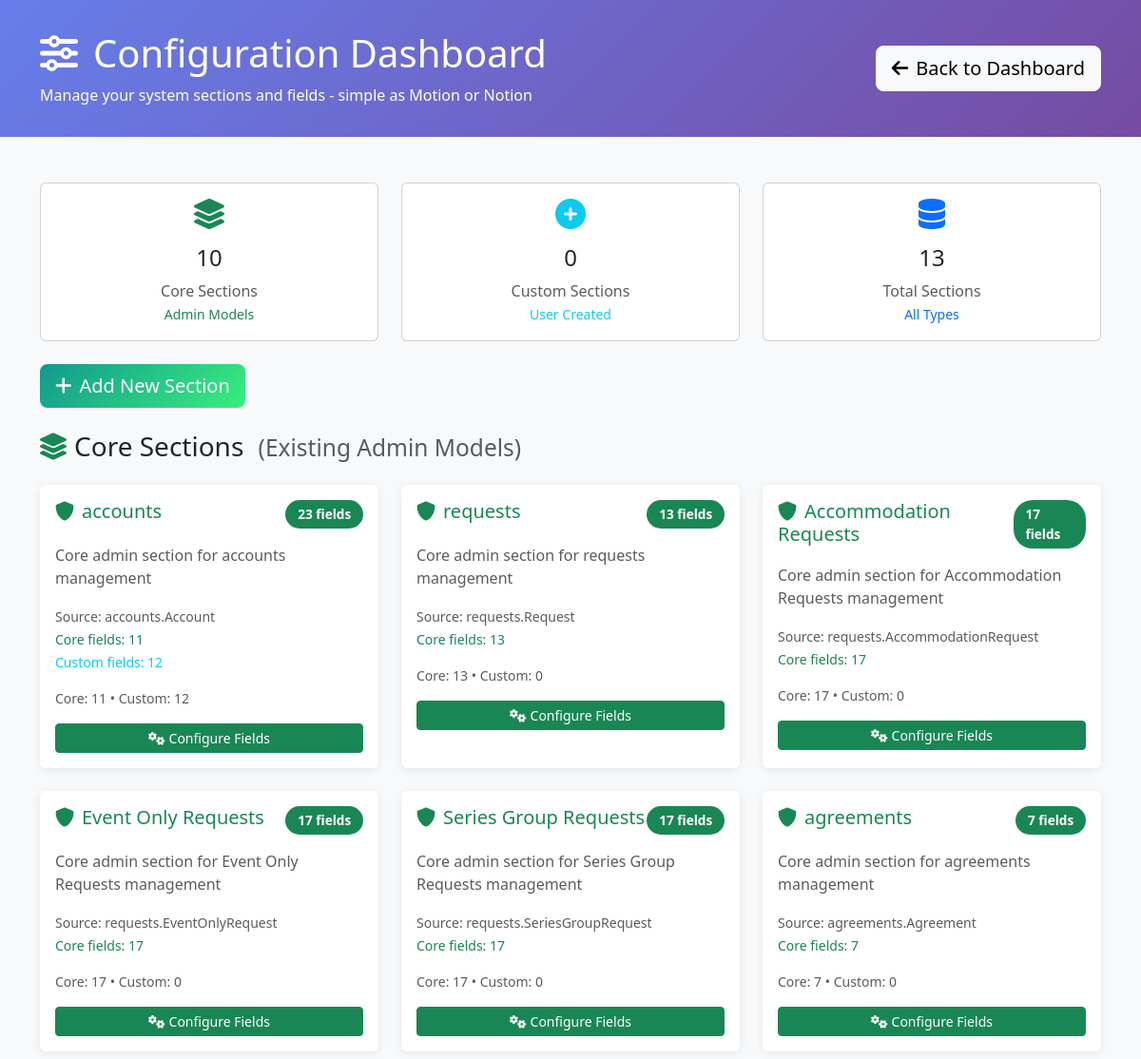
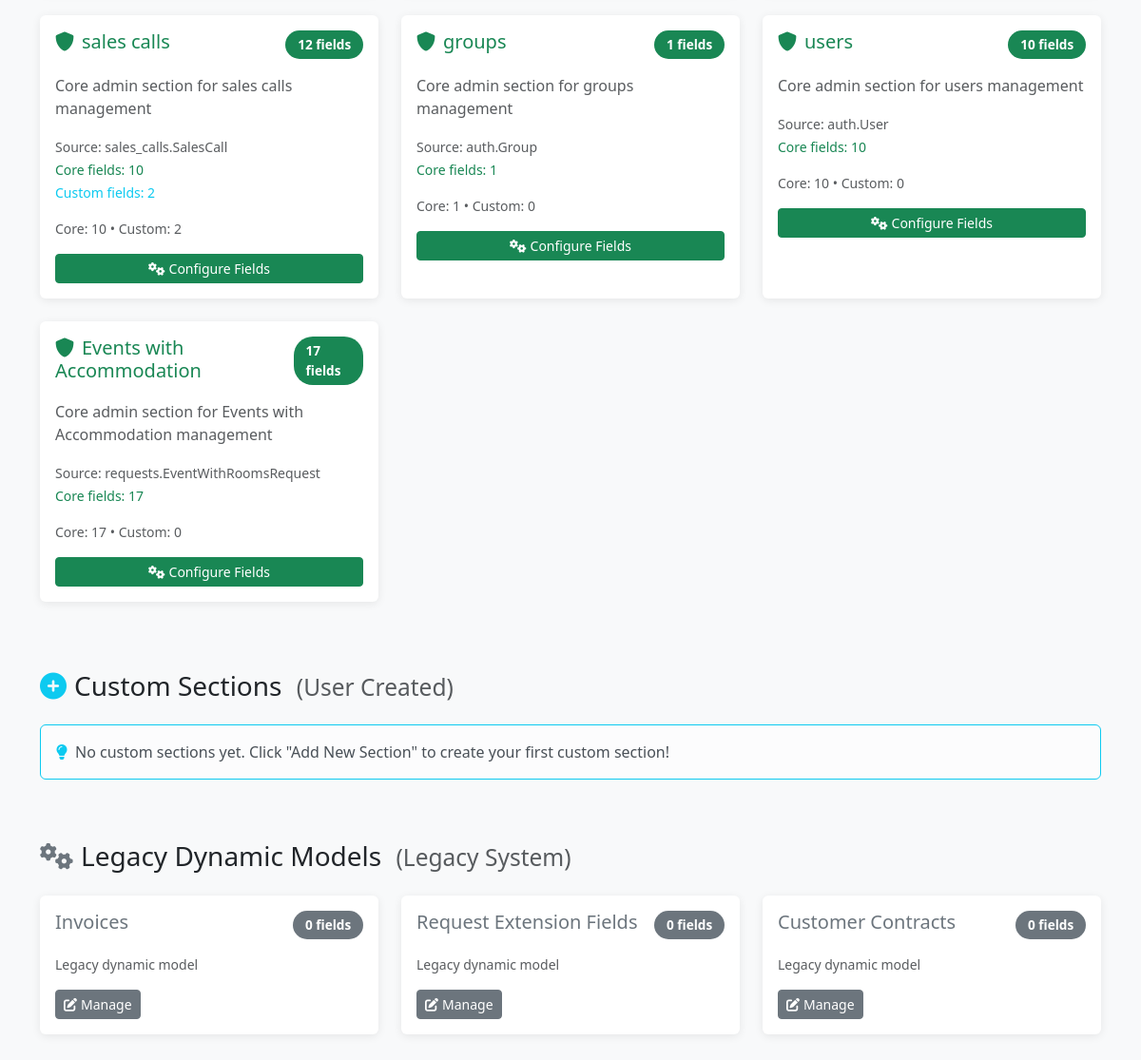
The app's page /configuration/ (signed in) with its own data (2 pictures, top to bottom).
### requests/models.py (models this page shows, shortened)
class DynamicSection(models.Model):
    name = models.CharField(max_length=255, unique=True, help_text="Internal section name")
    display_name = models.CharField(max_length=255, help_text="Display name shown to users")
    description = models.TextField(blank=True, help_text="Description of this section's purpose")
    order = models.IntegerField(default=100, help_text="Display order")
    is_core_section = models.BooleanField(default=False, help_text="True if this represents an existing admin model")
    source_model = models.CharField(max_length=255, blank=True, help_text="Full model name (e.g. 'accounts.Account') for core sections")
    created_at = models.DateTimeField(auto_now_add=True)
    updated_at = models.DateTimeField(auto_now=True)
    class Meta:
        verbose_name = "Dynamic Section"
        verbose_name_plural = "Dynamic Sections"
        ordering = ['is_core_section', 'order', 'name']

class DynamicModel(models.Model):
    name = models.CharField(max_length=100, unique=True, help_text="Model name (e.g., 'Invoice')")
    app_label = models.CharField(max_length=100, default='requests', help_text="Django app where model belongs")
    table_name = models.CharField(max_length=100, unique=True, help_text="Database table name")
    display_name = models.CharField(max_length=100, help_text="Human-readable name for admin")
    description = models.TextField(blank=True, help_text="Description of this model's purpose")
    ordering_fields = models.JSONField(default=list, help_text="Fields to use for default ordering")
    is_active = models.BooleanField(default=True, help_text="Whether this model is active in the system")
    created_at = models.DateTimeField(auto_now_add=True)
    updated_at = models.DateTimeField(auto_now=True)
    class Meta:
        verbose_name = "Dynamic Model"
        verbose_name_plural = "Dynamic Models"
        ordering = ['name']

### requests/configuration_views.py (the view, shortened to what this page needs)
# urls.py: path('', configuration_views.configuration_dashboard, name='dashboard'),
@staff_member_required
def configuration_dashboard(request):
    from requests.services.admin_model_detector import AdminModelDetector
    from requests.models import DynamicSection
    detector = AdminModelDetector()
    detector.sync_core_sections()
    core_sections = []
    for section in DynamicSection.objects.filter(is_core_section=True).order_by('order', 'name'):
        core_fields = section.fields.filter(is_core_field=True)
        custom_fields = section.fields.filter(is_core_field=False)
        core_sections.append({
            'id': section.id,
            'name': section.name,
            'display_name': section.display_name,
            'description': section.description,
            'source_model': section.source_model,
            'core_field_count': core_fields.count(),
            'custom_field_count': custom_fields.count(),
            'total_fields': section.fields.count(),
            'is_core': True,
            'admin_url': f'/admin/{section.source_model.lower().replace(".", "/")}/' if section.source_model else None
        })
    custom_sections = []
    dynamic_models = []
    for dm in DynamicModel.objects.filter(is_active=True):
        field_count = dm.fields.filter(is_active=True).count()
        dynamic_models.append({
            'id': dm.id,
            'name': f"{dm.app_label}.{dm.name}",
            'display_name': dm.display_name,
            'field_count': field_count,
            'is_core': False,
            'model': dm
        })
    context = {
        'core_sections': core_sections,
        'custom_sections': custom_sections,
        'dynamic_models': dynamic_models,  # Legacy support
        'total_core_sections': len(core_sections),
        'total_custom_sections': len(custom_sections),
        'total_sections': len(core_sections) + len(custom_sections) + len(dynamic_models)
    }
    return render(request, 'configuration/dashboard.html', context)

### requests/templates/configuration/dashboard.html (shortened to what this page needs)
<!DOCTYPE html>
<html lang="en">
<head>
    <link href="https://cdn.jsdelivr.net/npm/bootstrap@5.3.0/dist/css/bootstrap.min.css" rel="stylesheet">
    <link href="https://cdnjs.cloudflare.com/ajax/libs/font-awesome/6.0.0/css/all.min.css" rel="stylesheet">
</head>
<body class="bg-light">
    <div class="config-header">
        <div class="container">
            <div class="row align-items-center">
                <div class="col-md-8">
                    <h1 class="mb-2">
                        <i class="fas fa-sliders-h me-3"></i>Configuration Dashboard
                    </h1>
                    <p class="mb-0 opacity-90">
                        Manage your system sections and fields - simple as Motion or Notion
                    </p>
                </div>
                <div class="col-md-4 text-end">
                    <a href="{% url 'dashboard' %}" class="btn btn-light btn-lg">
                        <i class="fas fa-arrow-left me-2"></i>Back to Dashboard
                    </a>
                </div>
            </div>
        </div>
    </div>
    <div class="container my-5">
        <div class="row mb-4">
            <div class="col-md-4">
                <div class="card text-center">
                    <div class="card-body">
                        <i class="fas fa-layer-group fa-2x text-success mb-3"></i>
                        <h4>{{ total_core_sections|default:0 }}</h4>
                        <p class="text-muted mb-0">Core Sections</p>
                        <small class="text-success">Admin Models</small>
                    </div>
                </div>
            </div>
            <div class="col-md-4">
                <div class="card text-center">
                    <div class="card-body">
                        <i class="fas fa-plus-circle fa-2x text-info mb-3"></i>
                        <h4>{{ total_custom_sections|default:0 }}</h4>
                        <p class="text-muted mb-0">Custom Sections</p>
                        <small class="text-info">User Created</small>
                    </div>
                </div>
            </div>
            <div class="col-md-4">
                <div class="card text-center">
                    <div class="card-body">
                        <i class="fas fa-database fa-2x text-primary mb-3"></i>
                        <h4>{{ total_sections|default:0 }}</h4>
                        <p class="text-muted mb-0">Total Sections</p>
                        <small class="text-primary">All Types</small>
                    </div>
                </div>
            </div>
        </div>
        <div class="row mb-4">
            <div class="col-12">
                <div class="d-flex action-buttons">
                    <button class="btn btn-create btn-lg" onclick="createNewSection()">
                        <i class="fas fa-plus me-2"></i>Add New Section
                    </button>
                </div>
            </div>
        </div>
        <div class="row">
            <div class="col-12">
                <h3 class="mb-4">
                    <i class="fas fa-layer-group me-2 text-success"></i>Core Sections
                    <small class="text-muted ms-2">(Existing Admin Models)</small>
                </h3>
                <div class="row">
                    {% for section in core_sections %}
                    <div class="col-lg-6 col-xl-4 mb-4">
                        <div class="card section-card h-100 border-success">
                            <div class="card-body">
                                <div class="d-flex justify-content-between align-items-start mb-3">
                                    <h5 class="card-title mb-0 text-success">
                                        <i class="fas fa-shield-alt me-2"></i>{{ section.display_name }}
                                    </h5>
                                    <span class="field-count bg-success text-white">
                                        {{ section.total_fields }} fields
                                    </span>
                                </div>
                                <p class="card-text text-muted mb-3">{{ section.description }}</p>
                                <div class="mb-3">
                                    <small class="text-muted">Source: {{ section.source_model }}</small><br>
                                    <small class="text-success">Core fields: {{ section.core_field_count }}</small>
                                    {% if section.custom_field_count %}
                                    <br><small class="text-info">Custom fields: {{ section.custom_field_count }}</small>
                                    {% endif %}
                                </div>
                                <p class="text-muted small mb-3">
                                    Core: {{ section.core_field_count }} • Custom: {{ section.custom_field_count }}
                                </p>
                                <div class="d-flex gap-2">
                                    <a href="{% url 'configuration:section_fields' section.id %}"
                                       class="btn btn-success btn-sm flex-fill">
                                        <i class="fas fa-cogs me-1"></i>Configure Fields
                                    </a>
                                </div>
                            </div>
                        </div>
                    </div>
                    {% endfor %}
                </div>
            </div>
        </div>
        <div class="row mt-5">
            <div class="col-12">
                <h3 class="mb-4">
                    <i class="fas fa-plus-circle me-2 text-info"></i>Custom Sections
                    <small class="text-muted ms-2">(User Created)</small>
                </h3>
                <div class="row">
                    {% for section in custom_sections %}
                    <div class="col-lg-6 col-xl-4 mb-4">
                        <div class="card section-card h-100 border-info">
                            <div class="card-body">
                                <div class="d-flex justify-content-between align-items-start mb-3">
                                    <h5 class="card-title mb-0 text-info">
                                        <i class="fas fa-user-cog me-2"></i>{{ section.display_name }}
                                    </h5>
                                    <span class="field-count bg-info text-white">
                                        {{ section.total_fields }} fields
                                    </span>
                                </div>
                                <p class="card-text text-muted mb-3">{{ section.description|default:"Custom section created by user" }}</p>
                                <div class="d-flex gap-2">
                                    <a href="{% url 'configuration:section_fields' section.id %}"
                                       class="btn btn-info btn-sm">
                                        <i class="fas fa-edit me-1"></i>Edit Fields
                                    </a>
                                    <button class="btn btn-outline-danger btn-sm"
                                            onclick="deleteSection({{ section.id }}, '{{ section.display_name }}')">
                                        <i class="fas fa-trash me-1"></i>Delete
                                    </button>
                                </div>
                            </div>
                        </div>
                    </div>
                    {% empty %}
                    <div class="col-12">
                        <div class="alert alert-light border-info">
                            <i class="fas fa-lightbulb me-2 text-info"></i>No custom sections yet. Click "Add New Section" to create your first custom section!
                        </div>
                    </div>
                    {% endfor %}
                </div>
            </div>
        </div>
        {% if dynamic_models %}
        <div class="row mt-5">
            <div class="col-12">
                <h3 class="mb-4">
                    <i class="fas fa-cogs me-2 text-secondary"></i>Legacy Dynamic Models
                    <small class="text-muted ms-2">(Legacy System)</small>
                </h3>
                <div class="row">
                    {% for model in dynamic_models %}
                    <div class="col-lg-6 col-xl-4 mb-4">
                        <div class="card section-card h-100 border-secondary">
                            <div class="card-body">
                                <div class="d-flex justify-content-between align-items-start mb-3">
                                    <h5 class="card-title mb-0 text-secondary">{{ model.display_name }}</h5>
                                    <span class="field-count bg-secondary text-white">
                                        {{ model.field_count }} fields
                                    </span>
                                </div>
                                <p class="text-muted small mb-3">Legacy dynamic model</p>
                                <div class="d-flex gap-2">
                                    <a href="{% url 'configuration:section_fields' model.id %}?dynamic=true"
                                       class="btn btn-secondary btn-sm">
                                        <i class="fas fa-edit me-1"></i>Manage
                                    </a>
                                </div>
                            </div>
                        </div>
                    </div>
                    {% endfor %}
                </div>
            </div>
        </div>
        {% endif %}
    </div>
</body>
</html>

### records on screen
DynamicSection: display_name "accounts", description "Core admin section for accounts management", source_model "accounts.Account"
DynamicSection: display_name "requests", description "Core admin section for requests management", source_model "requests.Request"
DynamicSection: display_name "Accommodation Requests", description "Core admin section for Accommodation Requests management", source_model "requests.AccommodationRequest"
DynamicSection: display_name "Event Only Requests", description "Core admin section for Event Only Requests management", source_model "requests.EventOnlyRequest"
DynamicSection: display_name "Series Group Requests", description "Core admin section for Series Group Requests management", source_model "requests.SeriesGroupRequest"
DynamicSection: display_name "agreements", description "Core admin section for agreements management", source_model "agreements.Agreement"
DynamicSection: display_name "sales calls", description "Core admin section for sales calls management", source_model "sales_calls.SalesCall"
DynamicSection: display_name "groups", description "Core admin section for groups management", source_model "auth.Group"
DynamicSection: display_name "users", description "Core admin section for users management", source_model "auth.User"
DynamicSection: display_name "Events with Accommodation", description "Core admin section for Events with Accommodation management", source_model "requests.EventWithRoomsRequest"
DynamicModel: display_name "Invoices", field_count "0"
DynamicModel: display_name "Request Extension Fields", field_count "0"
DynamicModel: display_name "Customer Contracts", field_count "0"

### other values on screen
{{ total_core_sections|default:0 }} "10"
{{ total_custom_sections|default:0 }} "0"
{{ total_sections|default:0 }} "13"
{{ section.total_fields }} "23" "13" "17" "17" "17" "7" "12" "1" "10" "17"
{{ section.core_field_count }} "11" "13" "17" "17" "17" "7" "10" "1" "10" "17"
{{ section.custom_field_count }} "12" "2"
{{ section.custom_field_count }} "12" "0" "0" "0" "0" "0" "2" "0" "0" "0"
